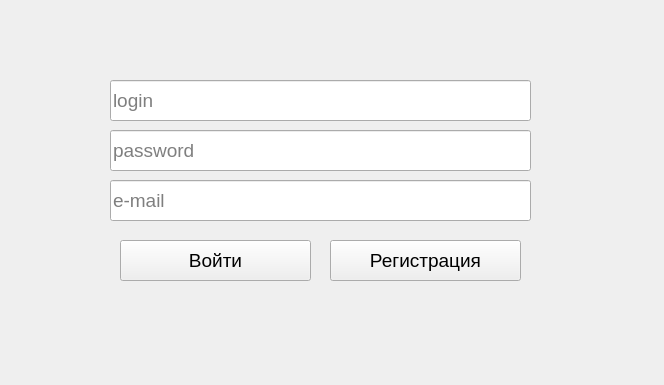
<?xml version="1.0" encoding="UTF-8"?>
<ui version="4.0">
 <class>AuthForm</class>
 <widget class="QWidget" name="AuthForm">
  <property name="geometry">
   <rect>
    <x>0</x>
    <y>0</y>
    <width>664</width>
    <height>385</height>
   </rect>
  </property>
  <property name="windowTitle">
   <string>Form</string>
  </property>
  <widget class="QLineEdit" name="line_login">
   <property name="geometry">
    <rect>
     <x>110</x>
     <y>80</y>
     <width>421</width>
     <height>41</height>
    </rect>
   </property>
   <property name="font">
    <font>
     <pointsize>14</pointsize>
    </font>
   </property>
   <property name="placeholderText">
    <string>login</string>
   </property>
  </widget>
  <widget class="QLineEdit" name="line_password">
   <property name="geometry">
    <rect>
     <x>110</x>
     <y>130</y>
     <width>421</width>
     <height>41</height>
    </rect>
   </property>
   <property name="font">
    <font>
     <pointsize>14</pointsize>
    </font>
   </property>
   <property name="placeholderText">
    <string>password</string>
   </property>
  </widget>
  <widget class="QLineEdit" name="line_email">
   <property name="geometry">
    <rect>
     <x>110</x>
     <y>180</y>
     <width>421</width>
     <height>41</height>
    </rect>
   </property>
   <property name="font">
    <font>
     <pointsize>14</pointsize>
    </font>
   </property>
   <property name="placeholderText">
    <string>e-mail</string>
   </property>
  </widget>
  <widget class="QPushButton" name="enter">
   <property name="geometry">
    <rect>
     <x>120</x>
     <y>240</y>
     <width>191</width>
     <height>41</height>
    </rect>
   </property>
   <property name="font">
    <font>
     <pointsize>14</pointsize>
    </font>
   </property>
   <property name="text">
    <string>Войти</string>
   </property>
  </widget>
  <widget class="QPushButton" name="registration">
   <property name="geometry">
    <rect>
     <x>330</x>
     <y>240</y>
     <width>191</width>
     <height>41</height>
    </rect>
   </property>
   <property name="font">
    <font>
     <pointsize>14</pointsize>
    </font>
   </property>
   <property name="text">
    <string>Регистрация</string>
   </property>
  </widget>
 </widget>
 <resources/>
 <connections/>
</ui>
